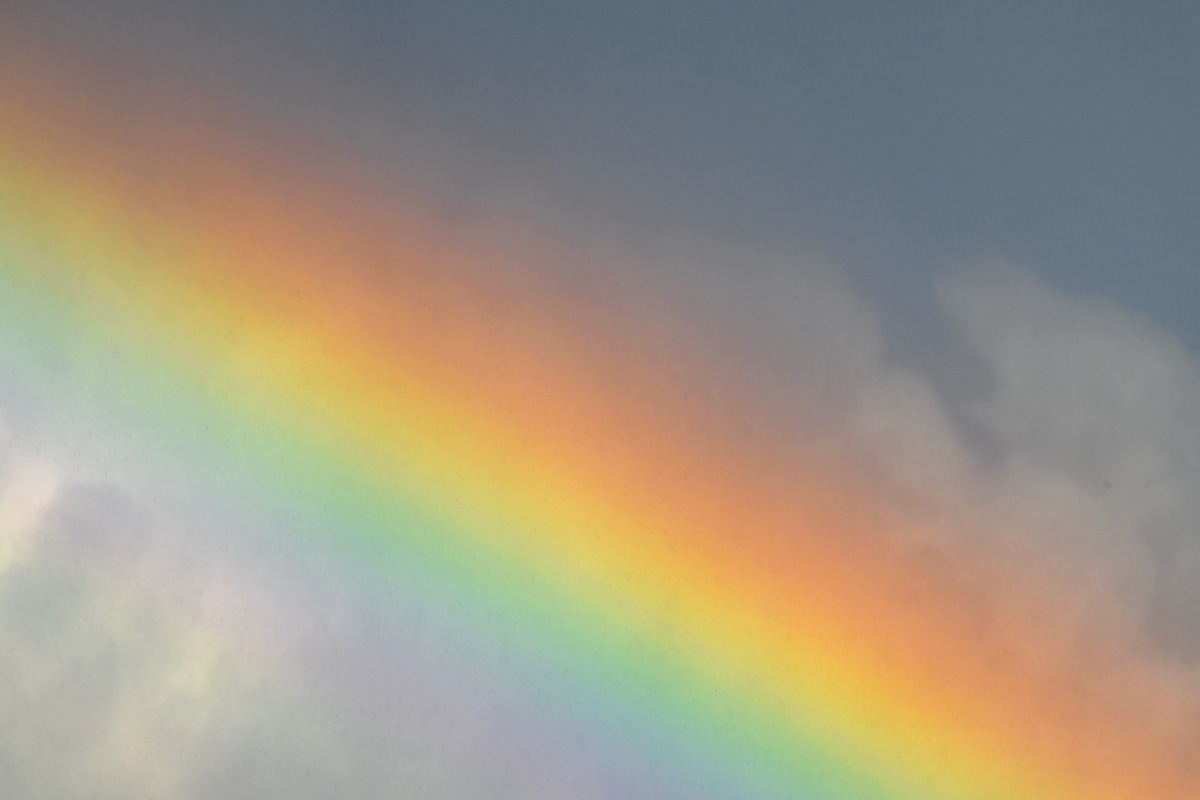
#> input picture Multimedia Systems/lab01_obraz/B02.jpg, 1200 x 800 px, given in place of A1.png, which was not available
$ python zad1.py
#> lines starting #> are read from the running program, lines starting #| are printed output that depends on the picture; pictures that were not available may be replaced by others from this repository, and a replacement may not be noted
import numpy as np
import matplotlib.pylab as plt
import cv2

images = ['A1.png','A2.jpg','A3.png','A4.jpg']

# cz. 1

def checker(name):
    print("------plt------")
    img1 = plt.imread(name)
    print(name)
    print(img1.dtype)
    print(img1.shape)
    print(np.min(img1),np.max(img1))
    print("------OpenCV------")
    print(name)
    img1 = cv2.imread(name)
    print(img1.dtype)
    print(img1.shape)
    print(np.min(img1),np.max(img1))

def imgToUInt8(img):
    if not np.issubdtype(img.dtype,np.unsignedinteger):
        img = (img*255).astype('uint8')
    return img

def imgToFloat(img):
    if not np.issubdtype(img.dtype,np.floating):
        img = img/255.0
    return img

for image in images:
    img = cv2.imread(image)
#> img is the input picture: shape (800, 1200, 3); mean B, G, R 131.9, 150.3, 159.6
    imgToFloat(img)
    imgToUInt8(img)


# cz.2
img = plt.imread('B01.png')
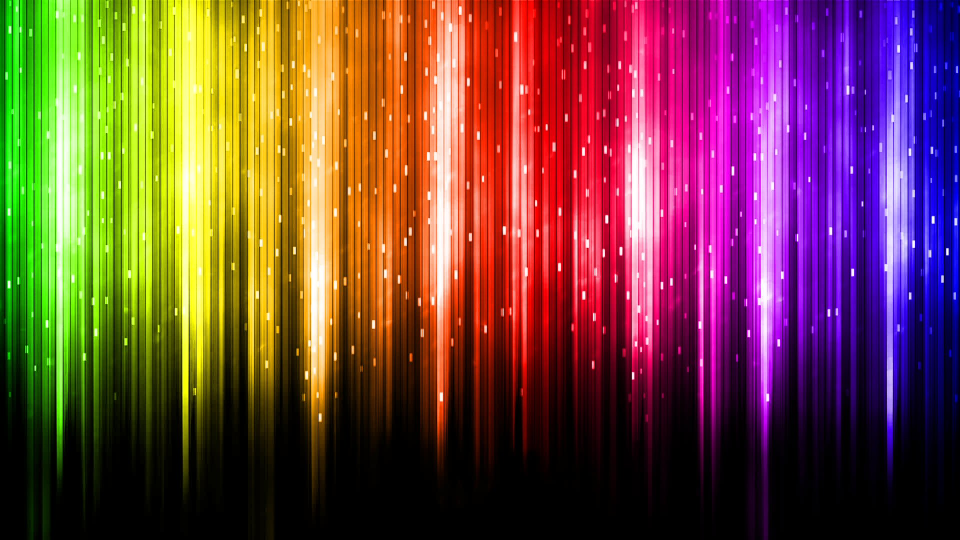
#> input picture Multimedia Systems/lab01_obraz/B01.png, 1920 x 1080 px (shown at 1/2 size)
#> img is the input picture: shape (1080, 1920, 3) float32; mean R, G, B 0.459, 0.273, 0.243
plt.imshow(img)
R=img[:,:,0]
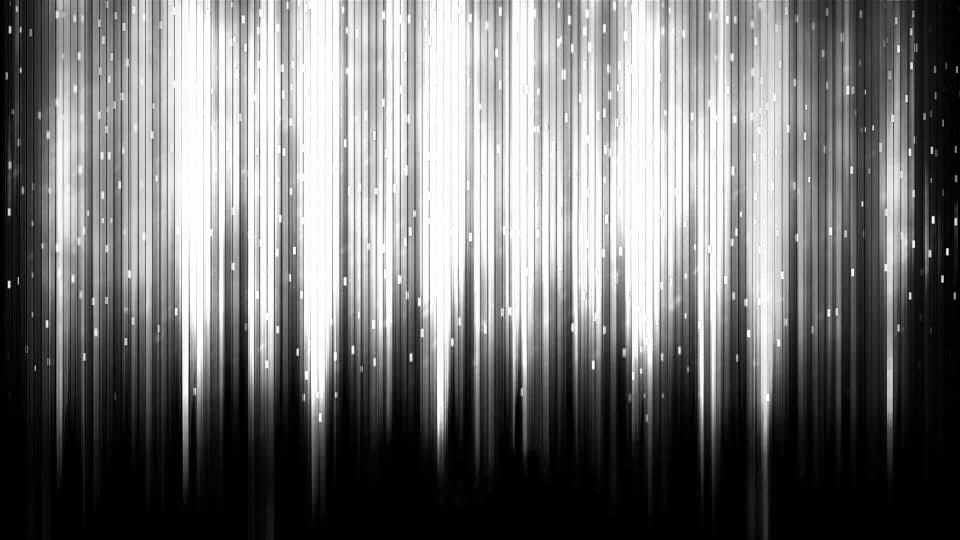
#> R: shape (1080, 1920) float32 (shown at 1/2 size); min 0, max 1, mean 0.459
G=img[:,:,1]
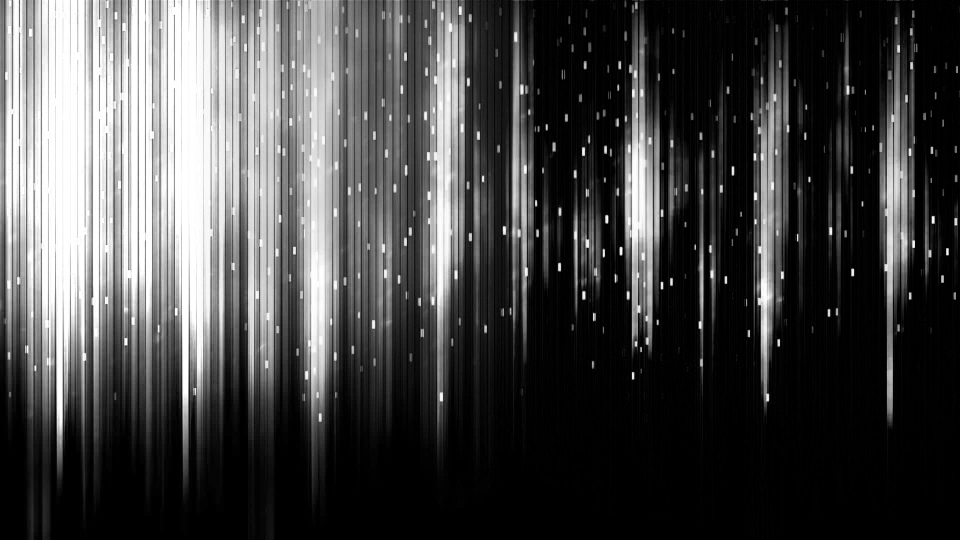
#> G: shape (1080, 1920) float32 (shown at 1/2 size); min 0, max 1, mean 0.274
B=img[:,:,2]
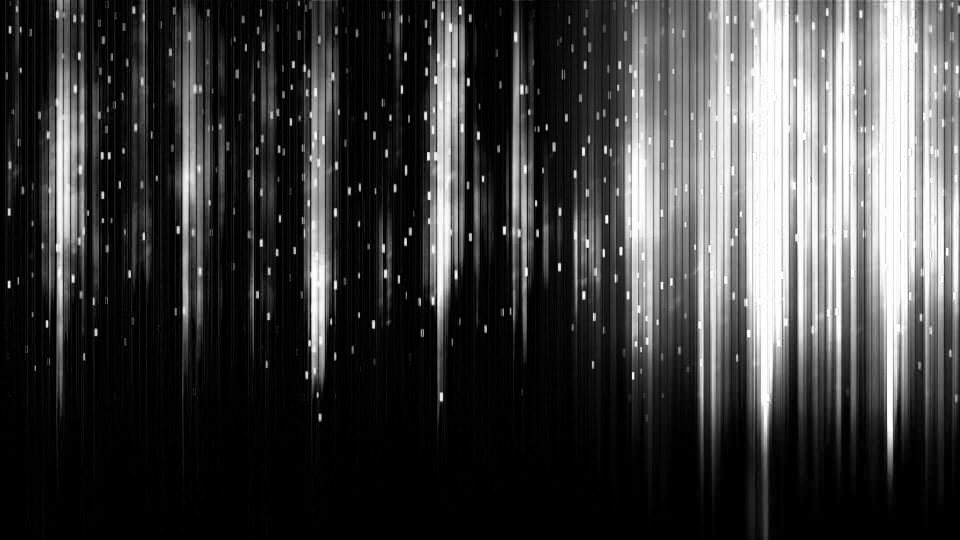
#> B: shape (1080, 1920) float32 (shown at 1/2 size); min 0, max 1, mean 0.243
Y2=0.2126 * R + 0.7152 * G + 0.0722 * B
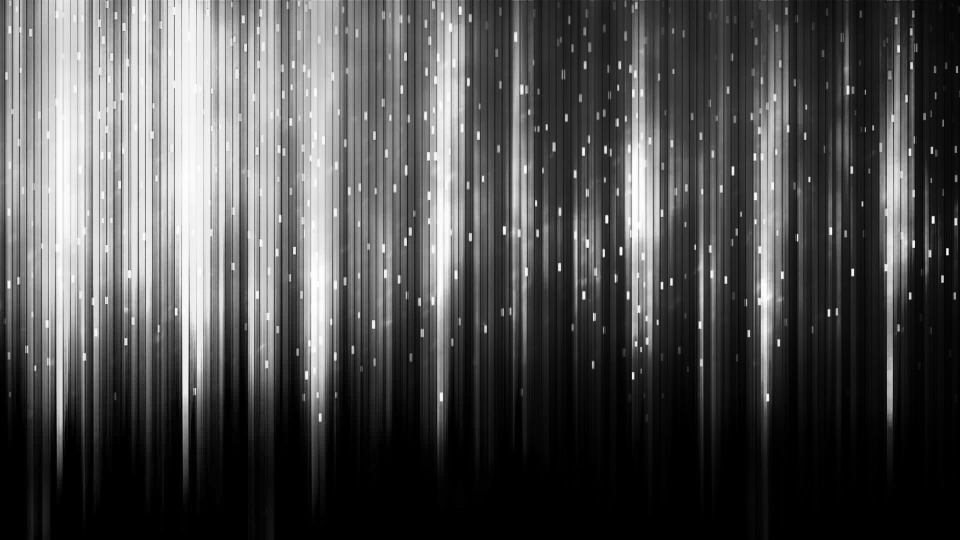
#> Y2: shape (1080, 1920) float32 (shown at 1/2 size); min 0, max 1, mean 0.311

if np.issubdtype(img.dtype,np.unsignedinteger):
    plt.imshow(R,cmap=plt.cm.gray,vmin=0, vmax=255) # jesli uint8 to 0, 255, jesli float32 to 0.0, 1.0
else:
    plt.imshow(R,cmap=plt.cm.gray,vmin=0.0, vmax=1.0)
plt.show()

plt.figure()
plt.imshow(Y2, cmap=plt.cm.gray, vmin=0.0, vmax=1.0)
plt.title("Obraz w skali szarości (metoda z wagami)")
plt.show()

img_cv2 = cv2.imread('B01.png')
plt.figure()
plt.imshow(img_cv2)
plt.title("OpenCV (v1)")
plt.show()

img_RGB = cv2.cvtColor(img_cv2, cv2.COLOR_BGR2RGB)
img_BGR = cv2.cvtColor(img_RGB, cv2.COLOR_RGB2BGR)

plt.figure()
plt.imshow(img_RGB)
plt.title("OpenCV (RGB)")
plt.show()

plt.figure()
plt.imshow(img_BGR)
plt.title("OpenCV (BGR)")
plt.show()
